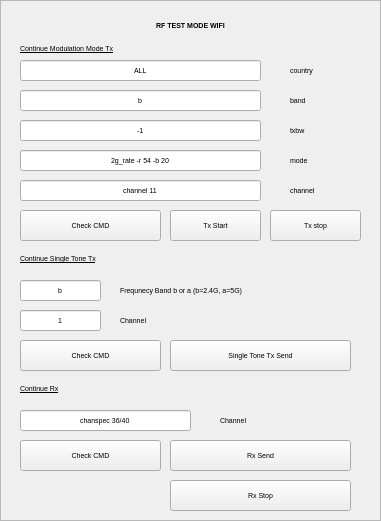
  <widget class="QFrame" name="rfwifi_frame">
   <property name="geometry">
    <rect>
     <x>250</x>
     <y>10</y>
     <width>381</width>
     <height>521</height>
    </rect>
   </property>
   <property name="font">
    <font>
     <pointsize>5</pointsize>
    </font>
   </property>
   <property name="autoFillBackground">
    <bool>true</bool>
   </property>
   <property name="frameShape">
    <enum>QFrame::StyledPanel</enum>
   </property>
   <widget class="QLabel" name="label_9">
    <property name="geometry">
     <rect>
      <x>0</x>
      <y>10</y>
      <width>381</width>
      <height>31</height>
     </rect>
    </property>
    <property name="font">
     <font>
      <pointsize>5</pointsize>
      <weight>75</weight>
      <bold>true</bold>
     </font>
    </property>
    <property name="layoutDirection">
     <enum>Qt::LeftToRight</enum>
    </property>
    <property name="text">
     <string>RF TEST MODE WIFI</string>
    </property>
    <property name="alignment">
     <set>Qt::AlignCenter</set>
    </property>
   </widget>
   <widget class="QLabel" name="label_10">
    <property name="geometry">
     <rect>
      <x>20</x>
      <y>40</y>
      <width>331</width>
      <height>16</height>
     </rect>
    </property>
    <property name="font">
     <font>
      <pointsize>5</pointsize>
      <underline>true</underline>
     </font>
    </property>
    <property name="text">
     <string>Continue Modulation Mode Tx</string>
    </property>
   </widget>
   <widget class="QLabel" name="label_11">
    <property name="geometry">
     <rect>
      <x>290</x>
      <y>60</y>
      <width>47</width>
      <height>21</height>
     </rect>
    </property>
    <property name="font">
     <font>
      <pointsize>5</pointsize>
     </font>
    </property>
    <property name="text">
     <string>country</string>
    </property>
   </widget>
   <widget class="QLineEdit" name="rfwifi_region">
    <property name="geometry">
     <rect>
      <x>20</x>
      <y>60</y>
      <width>241</width>
      <height>21</height>
     </rect>
    </property>
    <property name="font">
     <font>
      <pointsize>5</pointsize>
     </font>
    </property>
    <property name="text">
     <string>ALL</string>
    </property>
    <property name="alignment">
     <set>Qt::AlignCenter</set>
    </property>
   </widget>
   <widget class="QLabel" name="label_12">
    <property name="geometry">
     <rect>
      <x>290</x>
      <y>90</y>
      <width>51</width>
      <height>21</height>
     </rect>
    </property>
    <property name="font">
     <font>
      <pointsize>5</pointsize>
     </font>
    </property>
    <property name="text">
     <string>band</string>
    </property>
   </widget>
   <widget class="QLabel" name="label_13">
    <property name="geometry">
     <rect>
      <x>290</x>
      <y>120</y>
      <width>51</width>
      <height>21</height>
     </rect>
    </property>
    <property name="font">
     <font>
      <pointsize>5</pointsize>
     </font>
    </property>
    <property name="text">
     <string>txbw</string>
    </property>
   </widget>
   <widget class="QLabel" name="label_14">
    <property name="geometry">
     <rect>
      <x>290</x>
      <y>150</y>
      <width>51</width>
      <height>21</height>
     </rect>
    </property>
    <property name="font">
     <font>
      <pointsize>5</pointsize>
     </font>
    </property>
    <property name="text">
     <string>mode</string>
    </property>
   </widget>
   <widget class="QLabel" name="label_15">
    <property name="geometry">
     <rect>
      <x>290</x>
      <y>180</y>
      <width>51</width>
      <height>21</height>
     </rect>
    </property>
    <property name="font">
     <font>
      <pointsize>5</pointsize>
     </font>
    </property>
    <property name="text">
     <string>channel</string>
    </property>
   </widget>
   <widget class="QLineEdit" name="rfwifi_band">
    <property name="geometry">
     <rect>
      <x>20</x>
      <y>90</y>
      <width>241</width>
      <height>21</height>
     </rect>
    </property>
    <property name="font">
     <font>
      <pointsize>5</pointsize>
     </font>
    </property>
    <property name="text">
     <string>b</string>
    </property>
    <property name="alignment">
     <set>Qt::AlignCenter</set>
    </property>
   </widget>
   <widget class="QLineEdit" name="rfwifi_txbw">
    <property name="geometry">
     <rect>
      <x>20</x>
      <y>120</y>
      <width>241</width>
      <height>21</height>
     </rect>
    </property>
    <property name="font">
     <font>
      <pointsize>5</pointsize>
     </font>
    </property>
    <property name="text">
     <string>-1</string>
    </property>
    <property name="alignment">
     <set>Qt::AlignCenter</set>
    </property>
   </widget>
   <widget class="QLineEdit" name="rfwifi_mode">
    <property name="geometry">
     <rect>
      <x>20</x>
      <y>150</y>
      <width>241</width>
      <height>21</height>
     </rect>
    </property>
    <property name="font">
     <font>
      <pointsize>5</pointsize>
     </font>
    </property>
    <property name="text">
     <string>2g_rate -r 54 -b 20</string>
    </property>
    <property name="alignment">
     <set>Qt::AlignCenter</set>
    </property>
   </widget>
   <widget class="QLineEdit" name="rfwifi_channel">
    <property name="geometry">
     <rect>
      <x>20</x>
      <y>180</y>
      <width>241</width>
      <height>21</height>
     </rect>
    </property>
    <property name="font">
     <font>
      <pointsize>5</pointsize>
     </font>
    </property>
    <property name="text">
     <string>channel 11</string>
    </property>
    <property name="alignment">
     <set>Qt::AlignCenter</set>
    </property>
   </widget>
   <widget class="QPushButton" name="rfwifi_modulationsend">
    <property name="geometry">
     <rect>
      <x>170</x>
      <y>210</y>
      <width>91</width>
      <height>31</height>
     </rect>
    </property>
    <property name="font">
     <font>
      <pointsize>5</pointsize>
     </font>
    </property>
    <property name="text">
     <string>Tx Start</string>
    </property>
   </widget>
   <widget class="QLineEdit" name="rfwifi_tonechannel">
    <property name="geometry">
     <rect>
      <x>20</x>
      <y>310</y>
      <width>81</width>
      <height>21</height>
     </rect>
    </property>
    <property name="font">
     <font>
      <pointsize>5</pointsize>
     </font>
    </property>
    <property name="text">
     <string>1</string>
    </property>
    <property name="alignment">
     <set>Qt::AlignCenter</set>
    </property>
   </widget>
   <widget class="QPushButton" name="rfwifi_tonesend">
    <property name="geometry">
     <rect>
      <x>170</x>
      <y>340</y>
      <width>181</width>
      <height>31</height>
     </rect>
    </property>
    <property name="font">
     <font>
      <pointsize>5</pointsize>
     </font>
    </property>
    <property name="text">
     <string>Single Tone Tx Send</string>
    </property>
   </widget>
   <widget class="QLabel" name="label_23">
    <property name="geometry">
     <rect>
      <x>20</x>
      <y>250</y>
      <width>331</width>
      <height>16</height>
     </rect>
    </property>
    <property name="font">
     <font>
      <pointsize>5</pointsize>
      <underline>true</underline>
     </font>
    </property>
    <property name="text">
     <string>Continue Single Tone Tx</string>
    </property>
   </widget>
   <widget class="QLabel" name="label_24">
    <property name="geometry">
     <rect>
      <x>120</x>
      <y>310</y>
      <width>231</width>
      <height>21</height>
     </rect>
    </property>
    <property name="font">
     <font>
      <pointsize>5</pointsize>
     </font>
    </property>
    <property name="text">
     <string>Channel</string>
    </property>
   </widget>
   <widget class="QLineEdit" name="rfwifi_tonefrequency">
    <property name="geometry">
     <rect>
      <x>20</x>
      <y>280</y>
      <width>81</width>
      <height>21</height>
     </rect>
    </property>
    <property name="font">
     <font>
      <pointsize>5</pointsize>
     </font>
    </property>
    <property name="text">
     <string>b</string>
    </property>
    <property name="alignment">
     <set>Qt::AlignCenter</set>
    </property>
   </widget>
   <widget class="QLabel" name="label_25">
    <property name="geometry">
     <rect>
      <x>120</x>
      <y>280</y>
      <width>231</width>
      <height>21</height>
     </rect>
    </property>
    <property name="font">
     <font>
      <pointsize>5</pointsize>
     </font>
    </property>
    <property name="text">
     <string>Frequnecy Band b or a (b=2.4G, a=5G)</string>
    </property>
   </widget>
   <widget class="QLabel" name="label_26">
    <property name="geometry">
     <rect>
      <x>220</x>
      <y>410</y>
      <width>131</width>
      <height>21</height>
     </rect>
    </property>
    <property name="font">
     <font>
      <pointsize>5</pointsize>
     </font>
    </property>
    <property name="text">
     <string>Channel</string>
    </property>
   </widget>
   <widget class="QLineEdit" name="rfwifi_rxchannel">
    <property name="geometry">
     <rect>
      <x>20</x>
      <y>410</y>
      <width>171</width>
      <height>21</height>
     </rect>
    </property>
    <property name="font">
     <font>
      <pointsize>5</pointsize>
     </font>
    </property>
    <property name="text">
     <string>chanspec 36/40</string>
    </property>
    <property name="alignment">
     <set>Qt::AlignCenter</set>
    </property>
   </widget>
   <widget class="QPushButton" name="rfwifi_rxsend">
    <property name="geometry">
     <rect>
      <x>170</x>
      <y>440</y>
      <width>181</width>
      <height>31</height>
     </rect>
    </property>
    <property name="font">
     <font>
      <pointsize>5</pointsize>
     </font>
    </property>
    <property name="text">
     <string>Rx Send</string>
    </property>
   </widget>
   <widget class="QLabel" name="label_28">
    <property name="geometry">
     <rect>
      <x>20</x>
      <y>380</y>
      <width>331</width>
      <height>16</height>
     </rect>
    </property>
    <property name="font">
     <font>
      <pointsize>5</pointsize>
      <underline>true</underline>
     </font>
    </property>
    <property name="text">
     <string>Continue Rx</string>
    </property>
   </widget>
   <widget class="QPushButton" name="rfwifi_modulationsend_cmd">
    <property name="geometry">
     <rect>
      <x>20</x>
      <y>210</y>
      <width>141</width>
      <height>31</height>
     </rect>
    </property>
    <property name="font">
     <font>
      <pointsize>5</pointsize>
     </font>
    </property>
    <property name="text">
     <string>Check CMD</string>
    </property>
   </widget>
   <widget class="QPushButton" name="rfwifi_tonesend_cmd">
    <property name="geometry">
     <rect>
      <x>20</x>
      <y>340</y>
      <width>141</width>
      <height>31</height>
     </rect>
    </property>
    <property name="font">
     <font>
      <pointsize>5</pointsize>
     </font>
    </property>
    <property name="text">
     <string>Check CMD</string>
    </property>
   </widget>
   <widget class="QPushButton" name="rfwifi_rxsend_cmd">
    <property name="geometry">
     <rect>
      <x>20</x>
      <y>440</y>
      <width>141</width>
      <height>31</height>
     </rect>
    </property>
    <property name="font">
     <font>
      <pointsize>5</pointsize>
     </font>
    </property>
    <property name="text">
     <string>Check CMD</string>
    </property>
   </widget>
   <widget class="QPushButton" name="rfwifi_modulationstop">
    <property name="geometry">
     <rect>
      <x>270</x>
      <y>210</y>
      <width>91</width>
      <height>31</height>
     </rect>
    </property>
    <property name="font">
     <font>
      <pointsize>5</pointsize>
     </font>
    </property>
    <property name="text">
     <string>Tx stop</string>
    </property>
   </widget>
   <widget class="QPushButton" name="rfwifi_rxstop">
    <property name="geometry">
     <rect>
      <x>170</x>
      <y>480</y>
      <width>181</width>
      <height>31</height>
     </rect>
    </property>
    <property name="font">
     <font>
      <pointsize>5</pointsize>
     </font>
    </property>
    <property name="text">
     <string>Rx Stop</string>
    </property>
   </widget>
  </widget>
